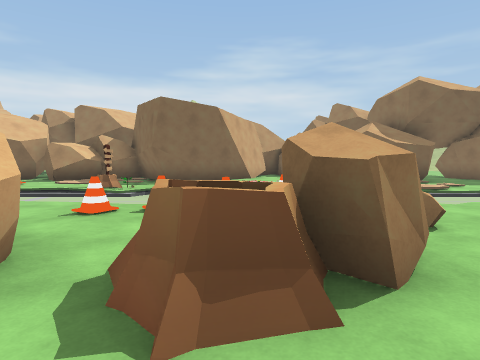
[1] (above)

16 first-person views from a walk through a Unity game level. The camera is 1.4 m above the floor, tilts 4° down and sees 75° across. The floor is counted in squares, 1.8 m on a side. Each view is taken from the middle of a square. On the plan, view 1 faces up. The plan holds only what a view shows up to about 11 squares ahead; the rest is blank. The place goes on beyond the plan. The player character is not drawn. Some animated figures are not drawn.

[2]
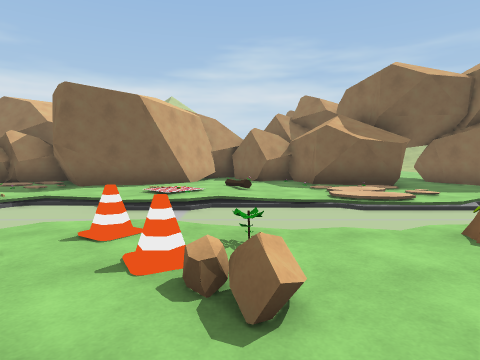

[3]
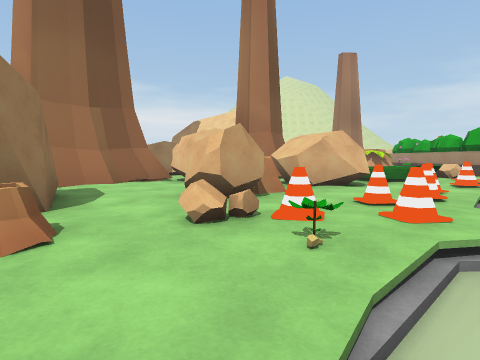

[4]
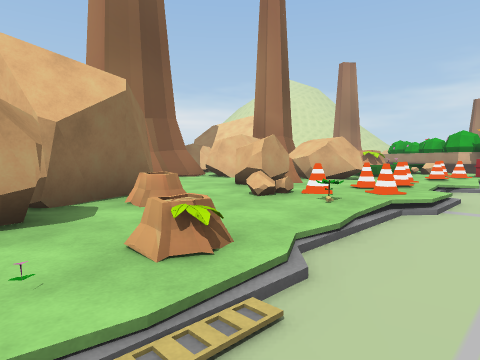

[5]
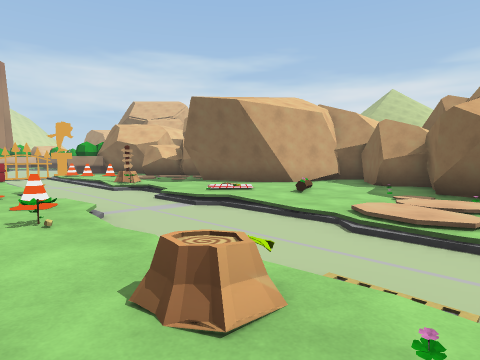

[6]
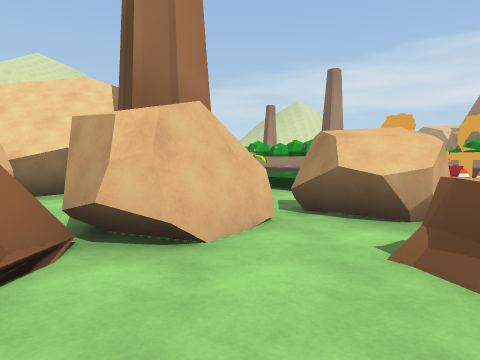

[7]
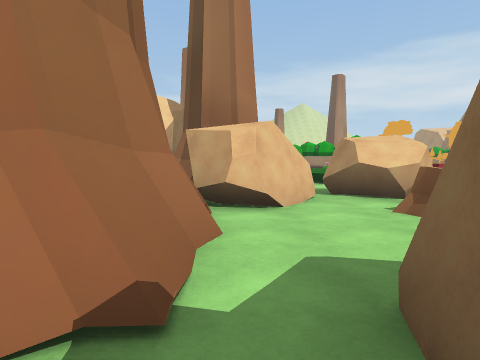

[8]
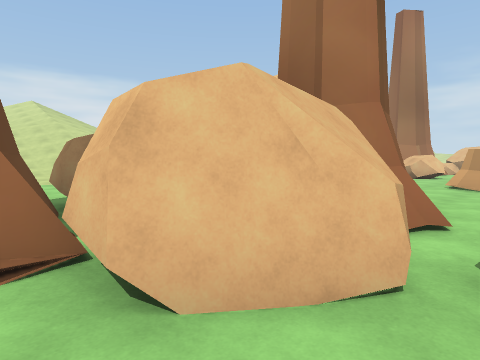

[9]
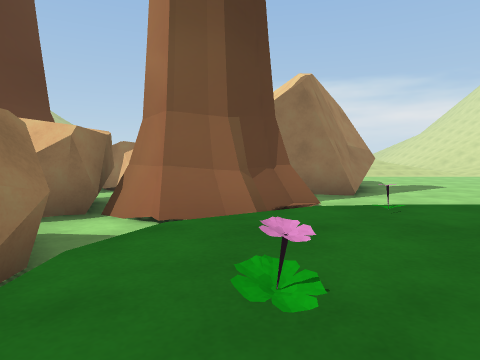

[10]
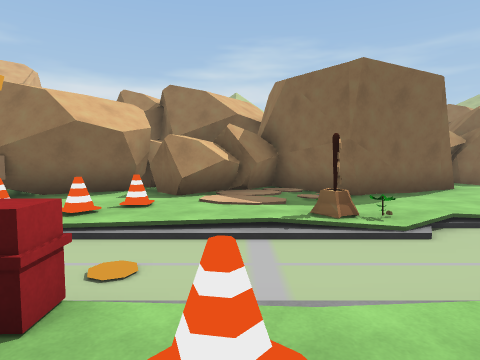

[11]
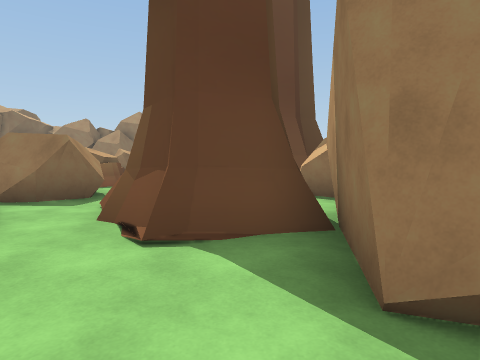

[12]
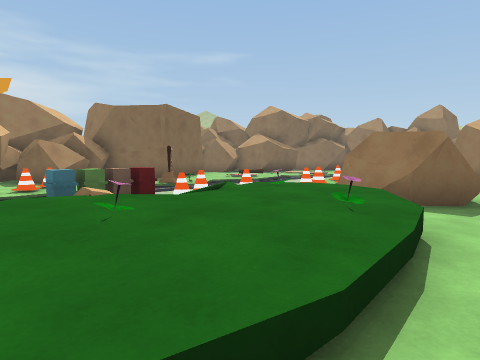

[13]
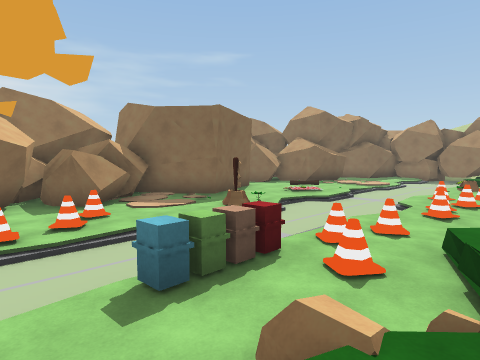

[14]
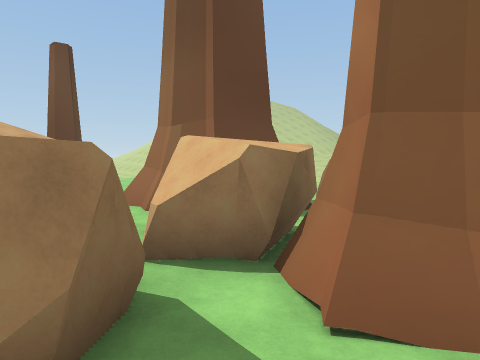

[15]
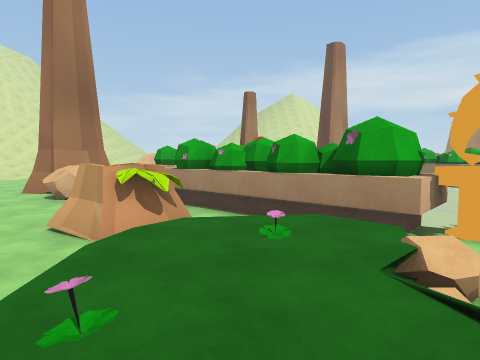

[16]
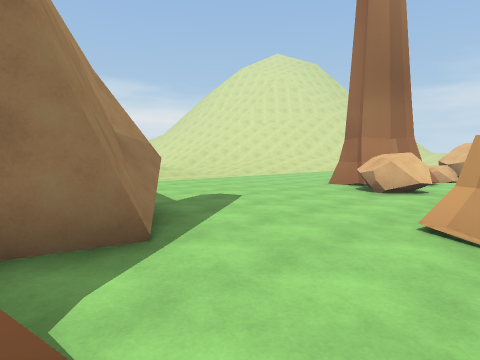

### Floor plan
Key: @ floor where view 1 was taken; # wall or solid block; . main floor; - floor 0.25 m lower than the main floor; : floor 0.5 m higher than the main floor; / step, stairs or slope; = window, fence, low wall or low ledge; R rock; S sign; C cone; P plant; T tree; F flower; O other object.
Columns run from 19 left of view 1 to 6 right of it. Each row starts with its distance up from view 1.
 14            R        ###
 13            #RRRR   ##.###
 12            #RRR#####....#
 11          ###RR..##.../..##
 10          #........././..O.
  9            .C..S.../...//.
  8           OC////O///O/////
  7        -  ----------------
  6        -- ///////--//--///
  5         -#..OOCC//C.CP..OF
  4         ###R=C/..C.CC.....
  3        ###/:.:/=RR.RRR.O.R
  2        ## :/:://RRORR..##
  1       ##TT/:://.RR....##
  0       #.TT/.../TRR.@..#
 -1        .//...TTTRRR.....TT
 -2 R....R.......TTTRRRTTTT  T
 -3 RRTT.R......###TRRTT T
 -4   TTT......## ##RRRT
 -5    TT......
 -6    ........
 -7     ......
 -8      ....
 -9        ..

Positions as (right, up) in squares from view 1, and headings:
1: (0, 0), facing up
2: (2, 2), facing up
3: (4, 6), facing down-left
4: (6, 7), facing down-left
5: (6, 4), facing up-left
6: (2, 0), facing left
7: (4, -1), facing left
8: (0, 1), facing down-left
9: (-5, 4), facing down
10: (-5, 4), facing up
11: (-9, -2), facing right
12: (-9, 0), facing up-right
13: (-9, 3), facing up-right
14: (-5, 2), facing down-right
15: (-5, 2), facing left
16: (-6, 0), facing down-left
